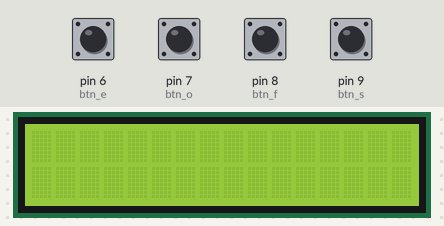
Bench run of a sketch on a simulated Arduino Uno, built with avr-gcc and run on an emulated ATmega328P. On the bench: 16×2 character LCD. The inputs (shaded band) are chosen by the test bench; at power-on: pin 6 (btn_e), pin 7 (btn_o), pin 8 (btn_f), pin 9 (btn_s) LOW.

Above: at 1.2 s.
1.3 s: pin 6 (btn_e) pulled HIGH for 0.15 s
At 1.8 s:
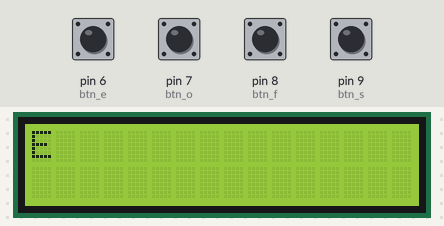
2.9 s: pin 7 (btn_o) pulled HIGH for 0.15 s
At 4.1 s:
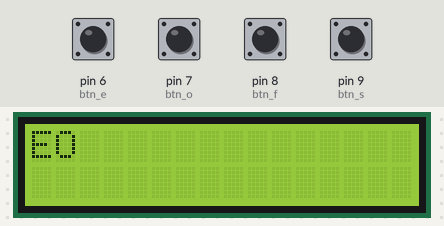
4.5 s: pin 8 (btn_f) pulled HIGH for 0.15 s
At 5.4 s:
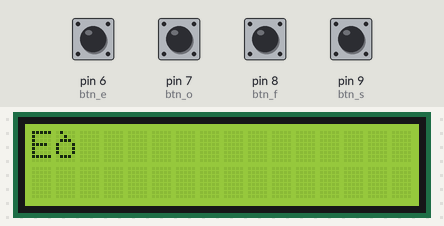
6.1 s: pin 9 (btn_s) pulled HIGH for 0.15 s
At 6.7 s:
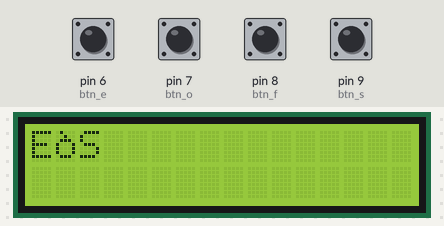
7.7 s: pin 6 (btn_e) pulled HIGH for 1 s
At 9.1 s:
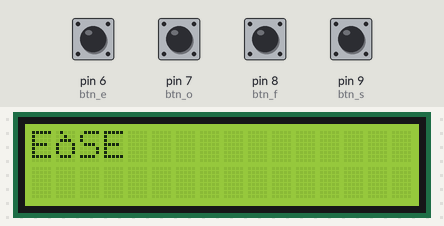
10.2 s: pin 7 (btn_o) pulled HIGH for 1 s
At 11.0 s:
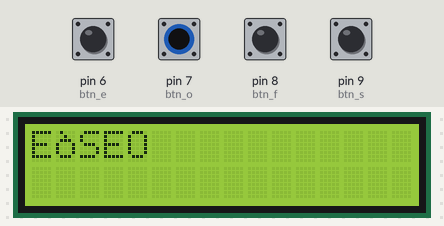
Timing chart, 0 to 13.2 s (numbered marks = the images above; inputs shaded):
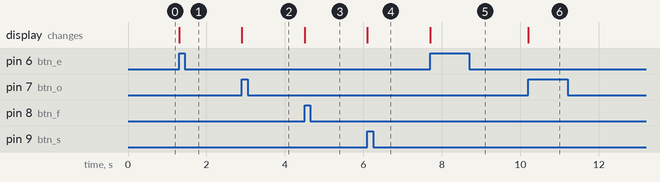

The sketch:

bai_8.ino
```cpp
#include <LiquidCrystal.h>
LiquidCrystal lcd(12, 11, 5, 4, 3, 2);


byte ee[8] = {
  B00100,
  B01010,
  B11111,
  B10000,
  B11111,
  B10000,
  B11111,
  B00000
};

byte oo[8] = {
  B00100,
  B01010,
  B01110,
  B10001,
  B10001,
  B10001,
  B01110,
  B00000
};

byte ef[8] = {
  B01000,
  B00100,
  B11111,
  B10000,
  B11111,
  B10000,
  B11111,
  B00000
};

byte es[8] = {
  B00010,
  B00100,
  B11111,
  B10000,
  B11111,
  B10000,
  B11111,
  B00000
};

byte of[8] = {
  B01000,
  B00100,
  B01110,
  B10001,
  B10001,
  B10001,
  B01110,
  B00000
};

byte os[8] = {
  B00010,
  B00100,
  B01110,
  B10001,
  B10001,
  B10001,
  B01110,
  B00000
};


int btn_e=6;
int btn_o=7;
int btn_f=8;
int btn_s=9;


int pre_btn_e=LOW;
int pre_btn_o=LOW;
int pre_btn_f=LOW;
int pre_btn_s=LOW;

int pre_key=0;
int cur_key=0;

int x=0, y=0;


int lastType=0;

void setup() {
  lcd.begin(16,2);
  lcd.createChar(0, ee);
  lcd.createChar(1, oo);
  lcd.createChar(2, ef);
  lcd.createChar(3, es);
  lcd.createChar(4, of);
  lcd.createChar(5, os);

  pinMode(btn_e,INPUT);
  pinMode(btn_o,INPUT);
  pinMode(btn_f,INPUT);
  pinMode(btn_s,INPUT);
  lcd.clear();
}

void loop() {
  int e = digitalRead(btn_e);
  int o = digitalRead(btn_o);
  int f = digitalRead(btn_f);
  int s = digitalRead(btn_s);

  if(e==HIGH && pre_btn_e==LOW){
     cur_key=1;
     xuLyPhim();
  }
  pre_btn_e=e;

  if(o==HIGH && pre_btn_o==LOW){
    cur_key=2;
    xuLyPhim();
  }
  pre_btn_o=o;

  if(f==HIGH && pre_btn_f==LOW){
    cur_key=3;
    xuLyPhim();
  }
  pre_btn_f=f;

  if(s==HIGH && pre_btn_s==LOW){
    cur_key=4;
    xuLyPhim();
  }
  pre_btn_s=s;
}

void xuLyPhim(){

  bool canCombine = (lastType == 1 || lastType == 2);

  if(pre_key==1 && cur_key==1 && canCombine){
    ghiDe(byte(0)); lastType=3;
  }
  else if(pre_key==1 && cur_key==3 && canCombine){
    ghiDe(byte(2)); lastType=5;
  }
  else if(pre_key==1 && cur_key==4 && canCombine){
    ghiDe(byte(3)); lastType=6;
  }
  else if(pre_key==2 && cur_key==2 && canCombine){
    ghiDe(byte(1)); lastType=4;
  }
  else if(pre_key==2 && cur_key==3 && canCombine){
    ghiDe(byte(4)); lastType=7;
  }
  else if(pre_key==2 && cur_key==4 && canCombine){
    ghiDe(byte(5)); lastType=8;
  }
  else {
    lcd.setCursor(x, y);
    switch(cur_key){
      case 1: lcd.print("E"); lastType=1; break;
      case 2: lcd.print("O"); lastType=2; break;
      case 3: lcd.print("F"); lastType=0; break;
      case 4: lcd.print("S"); lastType=0; break;
    }
    x++;
    if(x>=16){x=0; y=(y+1)%2;}
  }

  pre_key=cur_key;
}

void ghiDe(byte c){
  if(x>0) x--;
  lcd.setCursor(x, y);
  lcd.write(c);
  x++;
  if(x>=16){x=0; y=(y+1)%2;}
}
```

Measured:
- after the input at 1.3 s, the display: changes at once (image 1)
- after the input at 2.9 s, the display: changes at once (image 2)
- after the input at 4.5 s, the display: changes at once (image 3)
- after the input at 6.1 s, the display: changes at once (image 4)
- after the input at 7.7 s, the display: changes at once (image 5)
- after the input at 10.2 s, the display: changes at once (image 6)
